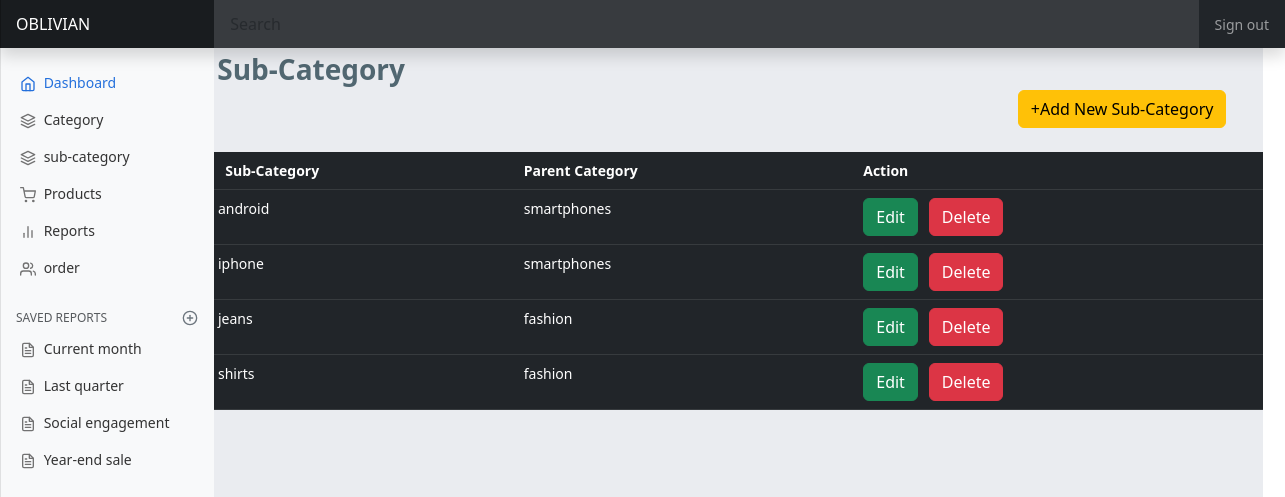
The app's page /subcat.php with its own data.
### tables this page shows
CREATE TABLE IF NOT EXISTS `subcategory` (
  `s_id` int(10) NOT NULL AUTO_INCREMENT,
  `s_name` varchar(40) NOT NULL,
  `p_id` int(10) NOT NULL,
  PRIMARY KEY (`s_id`)
);

CREATE TABLE IF NOT EXISTS `category` (
  `c_id` int(20) NOT NULL AUTO_INCREMENT,
  `c_name` varchar(20) NOT NULL,
  `description` text,
  `image` varchar(100) NOT NULL,
  PRIMARY KEY (`c_id`)
);

### subcat.php (the view, shortened to what this page needs)
<!DOCTYPE html>
<html lang="en">
<head>
    <link href="https://cdn.jsdelivr.net/npm/bootstrap@5.3.0/dist/css/bootstrap.min.css" rel="stylesheet">
        <link rel="stylesheet" href="order.css">
</head>
<body>
    <?php
    include('navbar.php');
    require('sidebar.php');
    include('connect.php');
    $q1="select subcategory.*,category.c_id,category.c_name from subcategory join category on category.c_id=subcategory.p_id";
    $ins=$conn->query($q1);
    ?>
    <div class="ordermainn" >
        <div class="row">
            <div class="col-5" ><span class="mainhead">&nbsp;Sub-Category</span></div>
        </div>
        <div class="row">
            <div class="col-9"></div>
            <div class="col-3">
       <a href="addsub.php"> <button class="btn btn-warning" >+Add New Sub-Category</button></a>
        </div>
        </div>
       <div class="tb01">
        <table class="table table-dark mt-4" class="tb1">
          <tr>
              <th>&nbsp;&nbsp;Sub-Category</th>
              <th>Parent Category</th>
              <th>Action</th>
          </tr>
        <?php while($data=$ins->fetch_assoc())
               {
                ?>
          <tr>
             <td><?php echo $data['s_name'];?></td>
             <td><?php echo $data['c_name'];?></td>
             <td><a href="updatesubcat.php?id=<?php echo $data['s_id'];?>" style="text-decoration: none;"><button class="btn btn-success">Edit</button></a>
              &nbsp;<a href="deletesubcat.php?id=<?php echo $data['s_id'];?>" style="text-decoration: none;"> <button class="btn btn-danger">Delete</button></a></td></tr>
        <?php
               }
        ?>
      </table>
      </div>
    </div>
</body>
</html>

### order.css (style rules this page uses)
.ordermainn { position: relative; left: 210px; width: 1053px; height: 100cm; background-color: #cad1db67; }
.mainhead { font-size: 28px; color: rgba(1, 34, 47, 0.659); font-weight: bold; }
th,td { font-size: 14px; color: red; forced-color-adjust: red; }
body { overflow-x:hidden; }

### style.css (style rules this page uses)
body { font-size: .875rem; }

### records on screen
subcategory: s_name "android", category.c_name "smartphones"
subcategory: s_name "iphone", category.c_name "smartphones"
subcategory: s_name "jeans", category.c_name "fashion"
subcategory: s_name "shirts", category.c_name "fashion"
